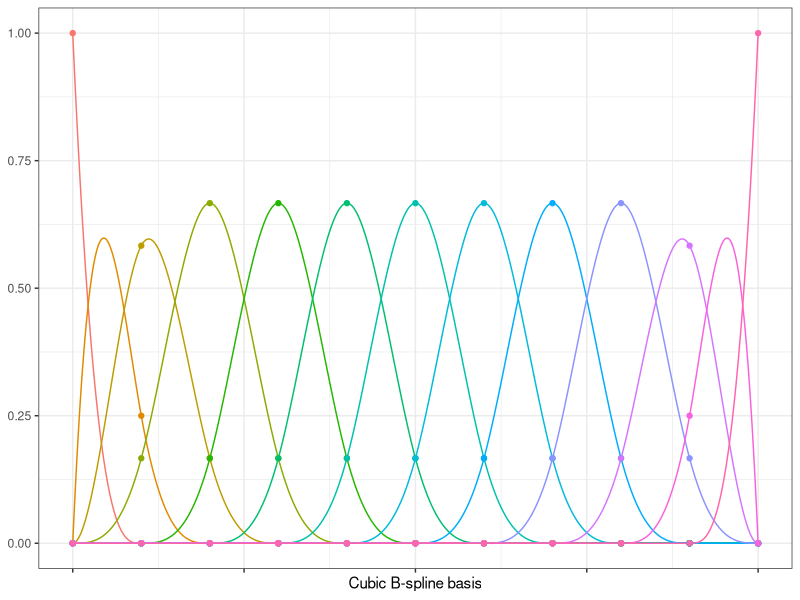

R code for this plot:
library(ggplot2)
library(magrittr)
library(reshape2)
library(stringr)
library(ggpubr)

autoplot.basis <- function(basis, n=1000) {
  all.knots <- sort(c(attr(basis,"Boundary.knots") ,attr(basis, "knots"))) %>%
    unname
  bounds <- range(all.knots)
  knot.values <- predict(basis, all.knots) %>%
    set_colnames(str_c("S", seq_len(ncol(.))))
  newx <- seq(bounds[1], bounds[2], length.out = n+1)
  interp.values <- predict(basis, newx) %>%
    set_colnames(str_c("S", seq_len(ncol(.))))
  knot.df <- data.frame(x=all.knots, knot.values) %>%
    melt(id.vars="x", variable.name="Spline", value.name="y")
  interp.df <- data.frame(x=newx, interp.values) %>%
    melt(id.vars="x", variable.name="Spline", value.name="y")

  ggplot(interp.df) +
    aes(x=x, y=y, color=Spline, group=Spline) +
    geom_line() +
    geom_point(data=knot.df) +
    scale_color_discrete(guide=FALSE)+ theme_bw() +rremove("x.text")+rremove("ylab")+ xlab('Cubic B-spline basis')

}

library(splines)
x <- seq(0, 1, by=0.001)
spl <- bs(x,df=13, intercept = TRUE)
#spl <- bSpline(x,df=13)

gname = c("CubicBspline.eps",sep="")  
postscript(gname,width=6,height=3,horizontal = FALSE, onefile = FALSE, paper = "special")
par(mfrow=c(1,1),oma=c(0.2,1.5,0.2,1.5),mar=c(3,2,0.2,2),cex.axis=1,las=1,mgp=c(1,0.5,0),adj=0.5)
autoplot(spl)
dev.off()


